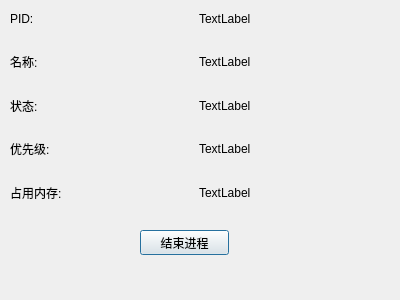
<?xml version="1.0" encoding="UTF-8"?>
<ui version="4.0">
 <class>ProInfo</class>
 <widget class="QDialog" name="ProInfo">
  <property name="geometry">
   <rect>
    <x>0</x>
    <y>0</y>
    <width>400</width>
    <height>300</height>
   </rect>
  </property>
  <property name="windowTitle">
   <string>Dialog</string>
  </property>
  <widget class="QWidget" name="gridLayoutWidget">
   <property name="geometry">
    <rect>
     <x>10</x>
     <y>0</y>
     <width>371</width>
     <height>211</height>
    </rect>
   </property>
   <layout class="QGridLayout" name="gridLayout">
    <item row="2" column="1">
     <widget class="QLabel" name="label_pstate">
      <property name="text">
       <string>TextLabel</string>
      </property>
     </widget>
    </item>
    <item row="0" column="1">
     <widget class="QLabel" name="label_pid">
      <property name="text">
       <string>TextLabel</string>
      </property>
     </widget>
    </item>
    <item row="0" column="0">
     <widget class="QLabel" name="label">
      <property name="text">
       <string>PID:</string>
      </property>
     </widget>
    </item>
    <item row="3" column="0">
     <widget class="QLabel" name="label_7">
      <property name="text">
       <string>优先级:</string>
      </property>
     </widget>
    </item>
    <item row="3" column="1">
     <widget class="QLabel" name="label_ppri">
      <property name="text">
       <string>TextLabel</string>
      </property>
     </widget>
    </item>
    <item row="2" column="0">
     <widget class="QLabel" name="label_5">
      <property name="text">
       <string>状态:</string>
      </property>
     </widget>
    </item>
    <item row="1" column="0">
     <widget class="QLabel" name="label_3">
      <property name="text">
       <string>名称:</string>
      </property>
     </widget>
    </item>
    <item row="1" column="1">
     <widget class="QLabel" name="label_pname">
      <property name="text">
       <string>TextLabel</string>
      </property>
     </widget>
    </item>
    <item row="4" column="0">
     <widget class="QLabel" name="label_9">
      <property name="text">
       <string>占用内存:</string>
      </property>
     </widget>
    </item>
    <item row="4" column="1">
     <widget class="QLabel" name="label_pmem">
      <property name="text">
       <string>TextLabel</string>
      </property>
     </widget>
    </item>
   </layout>
  </widget>
  <widget class="QPushButton" name="pushButton">
   <property name="geometry">
    <rect>
     <x>140</x>
     <y>230</y>
     <width>89</width>
     <height>25</height>
    </rect>
   </property>
   <property name="text">
    <string>结束进程</string>
   </property>
  </widget>
 </widget>
 <resources/>
 <connections/>
</ui>
